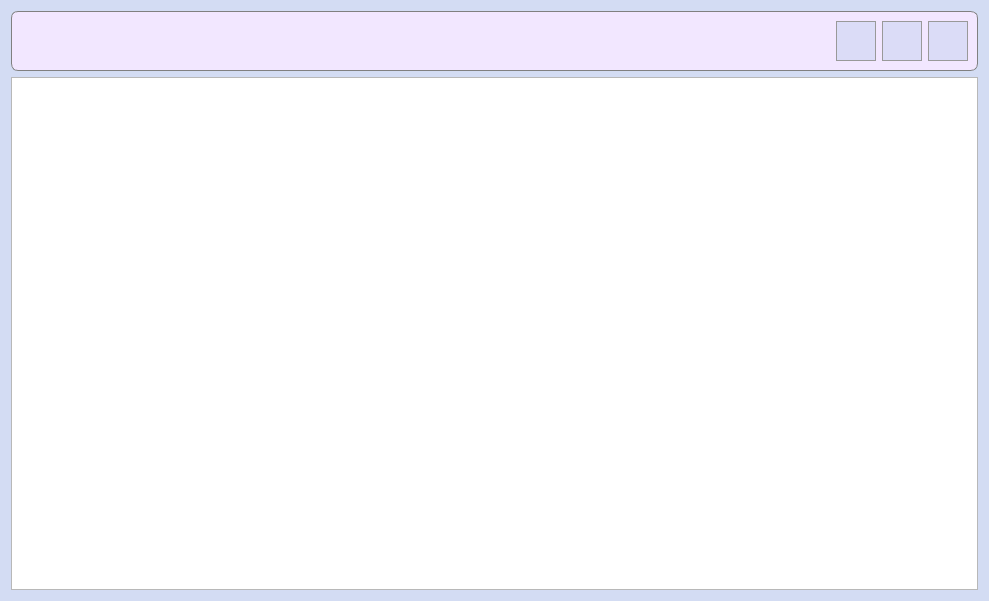
<?xml version="1.0" encoding="UTF-8"?>
<ui version="4.0">
 <class>ListEmployees</class>
 <widget class="QDialog" name="ListEmployees">
  <property name="geometry">
   <rect>
    <x>0</x>
    <y>0</y>
    <width>989</width>
    <height>601</height>
   </rect>
  </property>
  <property name="windowTitle">
   <string>Список сотрудников</string>
  </property>
  <property name="windowIcon">
   <iconset resource="images.qrc">
    <normaloff>:/images/autoService-logo.png</normaloff>:/images/autoService-logo.png</iconset>
  </property>
  <property name="styleSheet">
   <string notr="true">QDialog {
	background-color: #d3dcf3;
	background-image: url(:/images/backgroundImage.png)
}

QMessageBox {
	background-color: white;
}</string>
  </property>
  <property name="sizeGripEnabled">
   <bool>false</bool>
  </property>
  <layout class="QGridLayout" name="gridLayout_2">
   <item row="0" column="0">
    <widget class="QFrame" name="frame">
     <property name="minimumSize">
      <size>
       <width>0</width>
       <height>60</height>
      </size>
     </property>
     <property name="styleSheet">
      <string notr="true">QFrame {
background-color: #f2e7ff;
border: 1px solid grey;
border-radius: 7px;
}</string>
     </property>
     <property name="frameShape">
      <enum>QFrame::StyledPanel</enum>
     </property>
     <property name="frameShadow">
      <enum>QFrame::Raised</enum>
     </property>
     <layout class="QGridLayout" name="gridLayout">
      <item row="0" column="0">
       <spacer name="horizontalSpacer">
        <property name="orientation">
         <enum>Qt::Horizontal</enum>
        </property>
        <property name="sizeHint" stdset="0">
         <size>
          <width>40</width>
          <height>20</height>
         </size>
        </property>
       </spacer>
      </item>
      <item row="0" column="1">
       <widget class="QPushButton" name="addWorkerButton">
        <property name="minimumSize">
         <size>
          <width>40</width>
          <height>40</height>
         </size>
        </property>
        <property name="toolTip">
         <string>Добавить работника СТО</string>
        </property>
        <property name="statusTip">
         <string/>
        </property>
        <property name="styleSheet">
         <string notr="true">QPushButton {
	background-color: #dbdcf7;
	border: 1px solid #999999;
}

QPushButton:hover {
	background-color: #d5d6f0;
	border: 1px solid #acacac;
}

QPushButton:pressed {
	background-color: #cbcde6;
	border: 2px solid #999999;
}</string>
        </property>
        <property name="text">
         <string/>
        </property>
        <property name="icon">
         <iconset resource="images.qrc">
          <normaloff>:/images/addWorker.png</normaloff>:/images/addWorker.png</iconset>
        </property>
        <property name="iconSize">
         <size>
          <width>33</width>
          <height>33</height>
         </size>
        </property>
        <property name="autoDefault">
         <bool>false</bool>
        </property>
       </widget>
      </item>
      <item row="0" column="3">
       <widget class="QPushButton" name="updateButton">
        <property name="minimumSize">
         <size>
          <width>40</width>
          <height>40</height>
         </size>
        </property>
        <property name="toolTip">
         <string>Обновить</string>
        </property>
        <property name="statusTip">
         <string/>
        </property>
        <property name="styleSheet">
         <string notr="true">QPushButton {
	background-color: #dbdcf7;
	border: 1px solid #999999;
}

QPushButton:hover {
	background-color: #d5d6f0;
	border: 1px solid #acacac;
}

QPushButton:pressed {
	background-color: #cbcde6;
	border: 2px solid #999999;
}</string>
        </property>
        <property name="text">
         <string/>
        </property>
        <property name="icon">
         <iconset resource="images.qrc">
          <normaloff>:/images/refresh.png</normaloff>:/images/refresh.png</iconset>
        </property>
        <property name="iconSize">
         <size>
          <width>30</width>
          <height>30</height>
         </size>
        </property>
        <property name="autoDefault">
         <bool>false</bool>
        </property>
       </widget>
      </item>
      <item row="0" column="2">
       <widget class="QPushButton" name="csvExportButton">
        <property name="minimumSize">
         <size>
          <width>40</width>
          <height>40</height>
         </size>
        </property>
        <property name="maximumSize">
         <size>
          <width>40</width>
          <height>40</height>
         </size>
        </property>
        <property name="styleSheet">
         <string notr="true">QPushButton {
	background-color: #dbdcf7;
	border: 1px solid #999999;
}

QPushButton:hover {
	background-color: #d5d6f0;
	border: 1px solid #acacac;
}

QPushButton:pressed {
	background-color: #cbcde6;
	border: 2px solid #999999;
}</string>
        </property>
        <property name="text">
         <string/>
        </property>
        <property name="icon">
         <iconset resource="images.qrc">
          <normaloff>:/images/csvExport.png</normaloff>:/images/csvExport.png</iconset>
        </property>
        <property name="iconSize">
         <size>
          <width>33</width>
          <height>33</height>
         </size>
        </property>
        <property name="autoDefault">
         <bool>false</bool>
        </property>
       </widget>
      </item>
     </layout>
    </widget>
   </item>
   <item row="1" column="0">
    <widget class="QTableView" name="tableView"/>
   </item>
  </layout>
 </widget>
 <tabstops>
  <tabstop>addWorkerButton</tabstop>
  <tabstop>csvExportButton</tabstop>
  <tabstop>updateButton</tabstop>
  <tabstop>tableView</tabstop>
 </tabstops>
 <resources>
  <include location="images.qrc"/>
 </resources>
 <connections/>
</ui>
